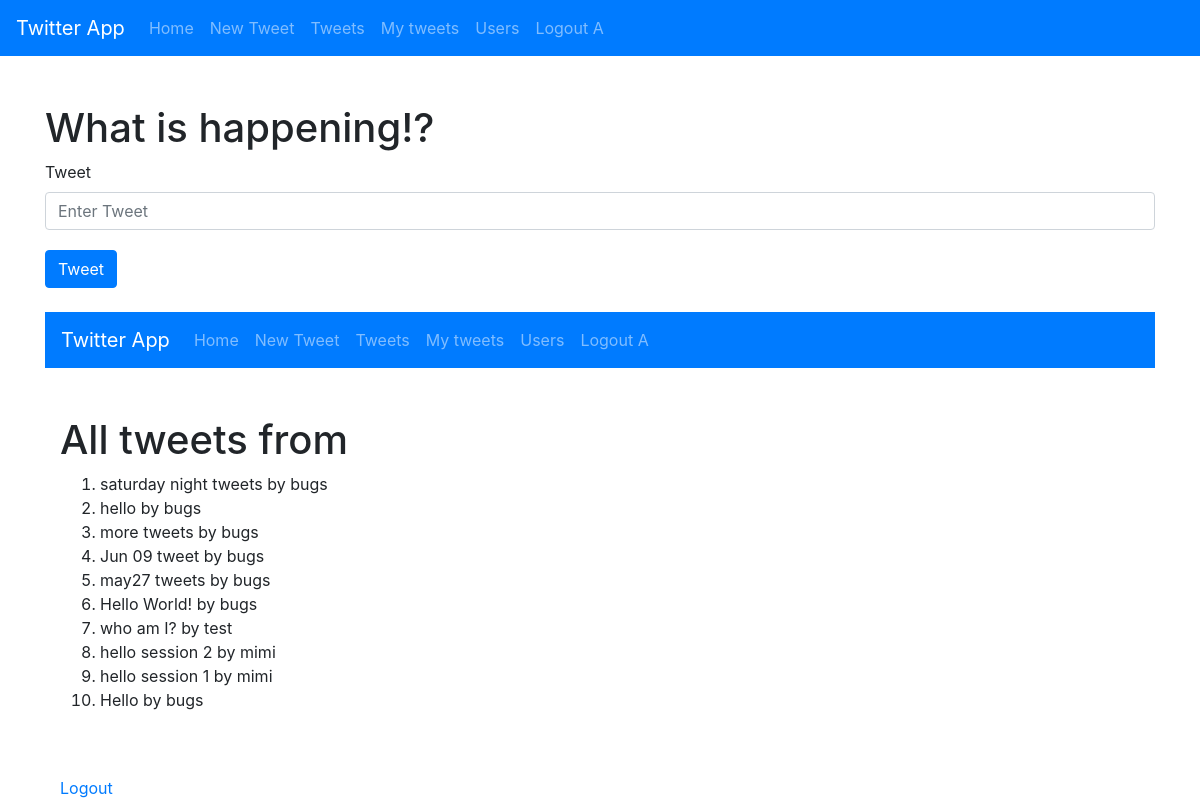
Page / (signed in) on the earlier database version.
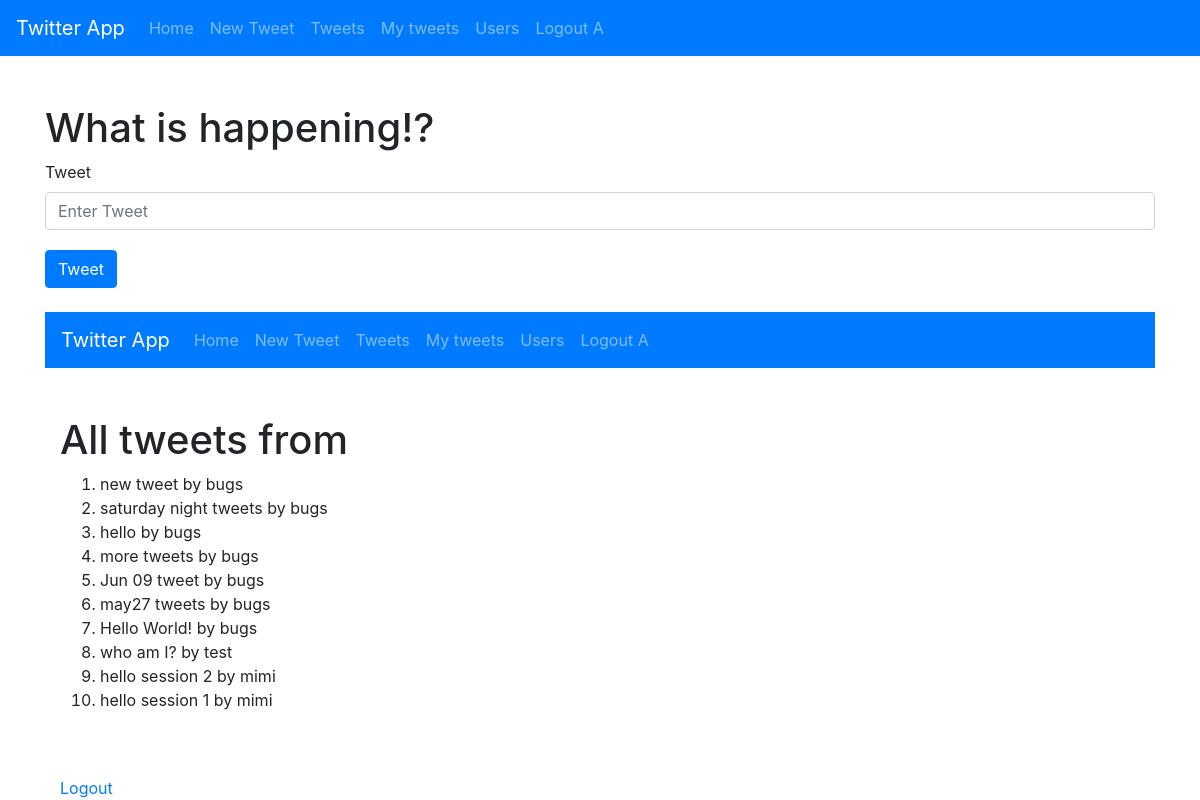
Same page on the later database version.
### tables this page shows
CREATE TABLE tweets (
    _id integer primary key autoincrement,
    tweet text,
    username text
);

### main.py (the view)
@app.route('/')
def index():
    if 'user' in session:
        tweets = get_all_tweets(10)
        return render_template('home.html', tweets=tweets)
    else:
        return render_template('login.html')

### db.py (called while the page is built)
def get_all_tweets(limit):
    cursor.execute('SELECT * FROM tweets order by _id desc')
    tweets = cursor.fetchmany(limit)
    return tweets

### main.py (called while the page is built)
@app.context_processor
def inject_user():
    username = session.get('user', None)
    return {'username': username}

### tweets.py (called while the page is built)
def get_all_tweets(limit=100):
    return db.get_all_tweets(limit)

### templates/home.html (shortened to what this page needs)
{% extends "base.html" %}
{% block content %}
{% include 'tweet_form.html' %}
<br>
{% with tweets=tweets, title='Recent 10 tweets' %}
{% include 'tweets.html' %}
{% endwith %}
{% endblock %}

### templates/tweets.html (shortened to what this page needs)
{% extends "base.html" %}
{% block content %}
{% if username %}
<h1>All tweets from {{current_user}}</h1>
{% else %}
<h1>All tweets</h1>
{% endif %}
<ol>
    {% for tweet in tweets %}
    <li>
        {{tweet[1]}} by {{tweet[2]}}
    </li>
    {% endfor %}
</ol>
<br>
<br>
<a href="/logout">Logout {{current_user}}</a>
{% endblock %}

Differences in the rows shown:
no longer on this page (row unchanged): tweets: tweet "Hello", username "bugs"
added tweets: tweet "new tweet", username "bugs"
